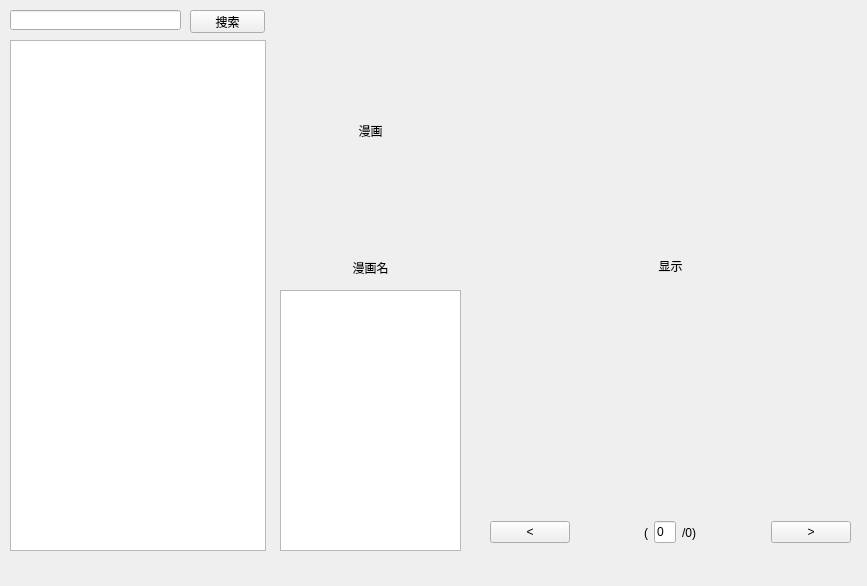
<?xml version="1.0" encoding="UTF-8"?>
<ui version="4.0">
 <class>CartoonWindow</class>
 <widget class="QMainWindow" name="CartoonWindow">
  <property name="geometry">
   <rect>
    <x>0</x>
    <y>0</y>
    <width>867</width>
    <height>586</height>
   </rect>
  </property>
  <property name="windowTitle">
   <string>36mh.com</string>
  </property>
  <widget class="QWidget" name="centralwidget">
   <widget class="QLineEdit" name="line_edit_search">
    <property name="geometry">
     <rect>
      <x>10</x>
      <y>10</y>
      <width>171</width>
      <height>20</height>
     </rect>
    </property>
   </widget>
   <widget class="QPushButton" name="push_button_search">
    <property name="geometry">
     <rect>
      <x>190</x>
      <y>10</y>
      <width>75</width>
      <height>23</height>
     </rect>
    </property>
    <property name="text">
     <string>搜索</string>
    </property>
   </widget>
   <widget class="QListView" name="list_view_cartoon">
    <property name="geometry">
     <rect>
      <x>10</x>
      <y>40</y>
      <width>256</width>
      <height>511</height>
     </rect>
    </property>
   </widget>
   <widget class="QLabel" name="label_cartoon_image">
    <property name="geometry">
     <rect>
      <x>280</x>
      <y>20</y>
      <width>181</width>
      <height>221</height>
     </rect>
    </property>
    <property name="text">
     <string>漫画</string>
    </property>
    <property name="alignment">
     <set>Qt::AlignCenter</set>
    </property>
   </widget>
   <widget class="QLabel" name="label_cartoon_title">
    <property name="geometry">
     <rect>
      <x>280</x>
      <y>260</y>
      <width>181</width>
      <height>16</height>
     </rect>
    </property>
    <property name="text">
     <string>漫画名</string>
    </property>
    <property name="alignment">
     <set>Qt::AlignCenter</set>
    </property>
   </widget>
   <widget class="QListView" name="list_view_chapter_title">
    <property name="geometry">
     <rect>
      <x>280</x>
      <y>290</y>
      <width>181</width>
      <height>261</height>
     </rect>
    </property>
   </widget>
   <widget class="QLabel" name="label_fragment_image">
    <property name="geometry">
     <rect>
      <x>490</x>
      <y>20</y>
      <width>361</width>
      <height>491</height>
     </rect>
    </property>
    <property name="text">
     <string>显示</string>
    </property>
    <property name="alignment">
     <set>Qt::AlignCenter</set>
    </property>
   </widget>
   <widget class="QWidget" name="horizontalLayoutWidget_2">
    <property name="geometry">
     <rect>
      <x>490</x>
      <y>520</y>
      <width>361</width>
      <height>25</height>
     </rect>
    </property>
    <layout class="QHBoxLayout" name="horizontalLayout_2">
     <item>
      <widget class="QPushButton" name="push_button_previous_fragment">
       <property name="text">
        <string>&lt;</string>
       </property>
      </widget>
     </item>
     <item>
      <spacer name="horizontalSpacer_2">
       <property name="orientation">
        <enum>Qt::Horizontal</enum>
       </property>
       <property name="sizeType">
        <enum>QSizePolicy::Maximum</enum>
       </property>
       <property name="sizeHint" stdset="0">
        <size>
         <width>500</width>
         <height>20</height>
        </size>
       </property>
      </spacer>
     </item>
     <item>
      <widget class="QLabel" name="label_chapter_title">
       <property name="text">
        <string>(</string>
       </property>
       <property name="alignment">
        <set>Qt::AlignCenter</set>
       </property>
      </widget>
     </item>
     <item>
      <widget class="QLineEdit" name="line_edit_fragment_index">
       <property name="text">
        <string>0</string>
       </property>
      </widget>
     </item>
     <item>
      <widget class="QLabel" name="label_num_fragment">
       <property name="text">
        <string>/0)</string>
       </property>
      </widget>
     </item>
     <item>
      <spacer name="horizontalSpacer">
       <property name="orientation">
        <enum>Qt::Horizontal</enum>
       </property>
       <property name="sizeType">
        <enum>QSizePolicy::Maximum</enum>
       </property>
       <property name="sizeHint" stdset="0">
        <size>
         <width>500</width>
         <height>20</height>
        </size>
       </property>
      </spacer>
     </item>
     <item>
      <widget class="QPushButton" name="push_button_next_fragment">
       <property name="text">
        <string>&gt;</string>
       </property>
      </widget>
     </item>
    </layout>
   </widget>
  </widget>
  <widget class="QMenuBar" name="menubar">
   <property name="geometry">
    <rect>
     <x>0</x>
     <y>0</y>
     <width>867</width>
     <height>23</height>
    </rect>
   </property>
  </widget>
 </widget>
 <resources/>
 <connections/>
</ui>
